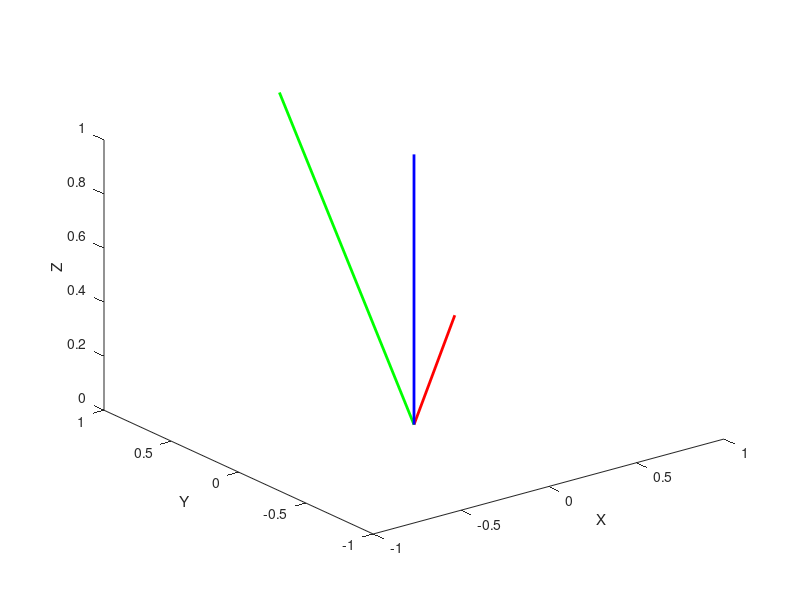

The MATLAB script that drew this image:
% Define the x, y, and z data
x = [0 1];
y = [0 1];
z = [0 0];

% Define the number of rotation steps
steps = 100;

% Define the rotation angle (in radians)
angle = 2 * pi / steps;

% Use a for loop to rotate the X and Y lines
for i = 1:steps
    clf
    % Calculate the new X and Y data
    new_x = x * cos(i * angle) - y * sin(i * angle);
    new_y = x * sin(i * angle) + y * cos(i * angle);
    
    % Plot the new X and Y lines
    plot3(new_x, new_y, z, 'r', 'LineWidth', 2, 'DisplayName', 'X-axis');
    hold on;
    plot3(z, new_x, new_y, 'g', 'LineWidth', 2, 'DisplayName', 'Y-axis');
    
    % Plot the Z-axis
    plot3([0 0], [0 0], [0 1], 'b', 'LineWidth', 2, 'DisplayName', 'Z-axis');
    
    % Set the axis limits to [0,1] in all directions
    axis([-1 1 -1 1 0 1])
    
    % Add labels for the axes
    xlabel('X');
    ylabel('Y');
    zlabel('Z');
    
    % Update the plot
    drawnow;
end
